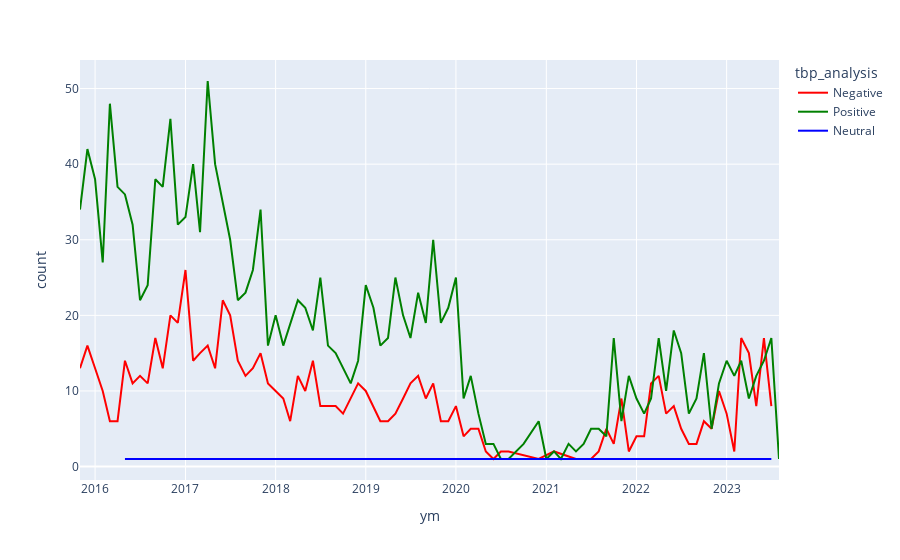

Write notebook code for a chart like this one.
### Code cell
df_textblob = df.groupby(['ym', 'tbp_analysis']).size().reset_index(name='count')

chart_textblob = px.line(
    df_textblob,
    x = "ym",
    y = "count",
    color = 'tbp_analysis',
    color_discrete_map = {'Negative': 'red', 'Neutral': 'blue', 'Positive': 'green'}
)
chart_textblob

### Figure 1 — Plotly figure (JSON) as saved in the notebook; plotly's stock layout.template omitted (floating-point values rounded to 4 significant figures)
{"data": [{"hovertemplate": "tbp_analysis=Negative<br>ym=%{x}<br>count=%{y}<extra></extra>", "legendgroup": "Negative", "line": {"color": "red", "dash": "solid"}, "marker": {"symbol": "circle"}, "mode": "lines", "name": "Negative", "orientation": "v", "showlegend": true, "type": "scatter", "x": ["2015-11", "2015-12", "2016-01", "2016-02", "2016-03", "2016-04", "2016-05", "2016-06", "2016-07", "2016-08", "2016-09", "2016-10", "2016-11", "2016-12", "2017-01", "2017-02", "2017-03", "2017-04", "2017-05", "2017-06", "2017-07", "2017-08", "2017-09", "2017-10", "2017-11", "2017-12", "2018-01", "2018-02", "2018-03", "2018-04", "2018-05", "2018-06", "2018-07", "2018-08", "2018-09", "2018-10", "2018-11", "2018-12", "2019-01", "2019-02", "2019-03", "2019-04", "2019-05", "2019-06", "2019-07", "2019-08", "2019-09", "2019-10", "2019-11", "2019-12", "2020-01", "2020-02", "2020-03", "2020-04", "2020-05", "2020-06", "2020-07", "2020-08", "2020-12", "2021-02", "2021-05", "2021-06", "2021-07", "2021-08", "2021-09", "2021-10", "2021-11", "2021-12", "2022-01", "2022-02", "2022-03", "2022-04", "2022-05", "2022-06", "2022-07", "2022-08", "2022-09", "2022-10", "2022-11", "2022-12", "2023-01", "2023-02", "2023-03", "2023-04", "2023-05", "2023-06", "2023-07"], "xaxis": "x", "y": [13, 16, 13, 10, 6, 6, 14, 11, 12, 11, 17, 13, 20, 19, 26, 14, 15, 16, 13, 22, 20, 14, 12, 13, 15, 11, 10, 9, 6, 12, 10, 14, 8, 8, 8, 7, 9, 11, 10, 8, 6, 6, 7, 9, 11, 12, 9, 11, 6, 6, 8, 4, 5, 5, 2, 1, 2, 2, 1, 2, 1, 1, 1, 2, 5, 3, 9, 2, 4, 4, 11, 12, 7, 8, 5, 3, 3, 6, 5, 10, 7, 2, 17, 15, 8, 17, 8], "yaxis": "y"}, {"hovertemplate": "tbp_analysis=Positive<br>ym=%{x}<br>count=%{y}<extra></extra>", "legendgroup": "Positive", "line": {"color": "green", "dash": "solid"}, "marker": {"symbol": "circle"}, "mode": "lines", "name": "Positive", "orientation": "v", "showlegend": true, "type": "scatter", "x": ["2015-11", "2015-12", "2016-01", "2016-02", "2016-03", "2016-04", "2016-05", "2016-06", "2016-07", "2016-08", "2016-09", "2016-10", "2016-11", "2016-12", "2017-01", "2017-02", "2017-03", "2017-04", "2017-05", "2017-06", "2017-07", "2017-08", "2017-09", "2017-10", "2017-11", "2017-12", "2018-01", "2018-02", "2018-03", "2018-04", "2018-05", "2018-06", "2018-07", "2018-08", "2018-09", "2018-10", "2018-11", "2018-12", "2019-01", "2019-02", "2019-03", "2019-04", "2019-05", "2019-06", "2019-07", "2019-08", "2019-09", "2019-10", "2019-11", "2019-12", "2020-01", "2020-02", "2020-03", "2020-04", "2020-05", "2020-06", "2020-07", "2020-08", "2020-09", "2020-10", "2020-12", "2021-01", "2021-02", "2021-03", "2021-04", "2021-05", "2021-06", "2021-07", "2021-08", "2021-09", "2021-10", "2021-11", "2021-12", "2022-01", "2022-02", "2022-03", "2022-04", "2022-05", "2022-06", "2022-07", "2022-08", "2022-09", "2022-10", "2022-11", "2022-12", "2023-01", "2023-02", "2023-03", "2023-04", "2023-05", "2023-06", "2023-07", "2023-08"], "xaxis": "x", "y": [34, 42, 38, 27, 48, 37, 36, 32, 22, 24, 38, 37, 46, 32, 33, 40, 31, 51, 40, 35, 30, 22, 23, 26, 34, 16, 20, 16, 19, 22, 21, 18, 25, 16, 15, 13, 11, 14, 24, 21, 16, 17, 25, 20, 17, 23, 19, 30, 19, 21, 25, 9, 12, 7, 3, 3, 1, 1, 2, 3, 6, 1, 2, 1, 3, 2, 3, 5, 5, 4, 17, 6, 12, 9, 7, 9, 17, 10, 18, 15, 7, 9, 15, 5, 11, 14, 12, 14, 9, 12, 14, 17, 1], "yaxis": "y"}, {"hovertemplate": "tbp_analysis=Neutral<br>ym=%{x}<br>count=%{y}<extra></extra>", "legendgroup": "Neutral", "line": {"color": "blue", "dash": "solid"}, "marker": {"symbol": "circle"}, "mode": "lines", "name": "Neutral", "orientation": "v", "showlegend": true, "type": "scatter", "x": ["2016-05", "2018-02", "2018-06", "2019-02", "2019-03", "2019-09", "2020-01", "2020-02", "2022-02", "2022-06", "2022-11", "2023-06", "2023-07"], "xaxis": "x", "y": [1, 1, 1, 1, 1, 1, 1, 1, 1, 1, 1, 1, 1], "yaxis": "y"}], "layout": {"legend": {"title": {"text": "tbp_analysis"}, "tracegroupgap": 0}, "margin": {"t": 60}, "xaxis": {"anchor": "y", "domain": [0, 1], "title": {"text": "ym"}}, "yaxis": {"anchor": "x", "domain": [0, 1], "title": {"text": "count"}}}}
